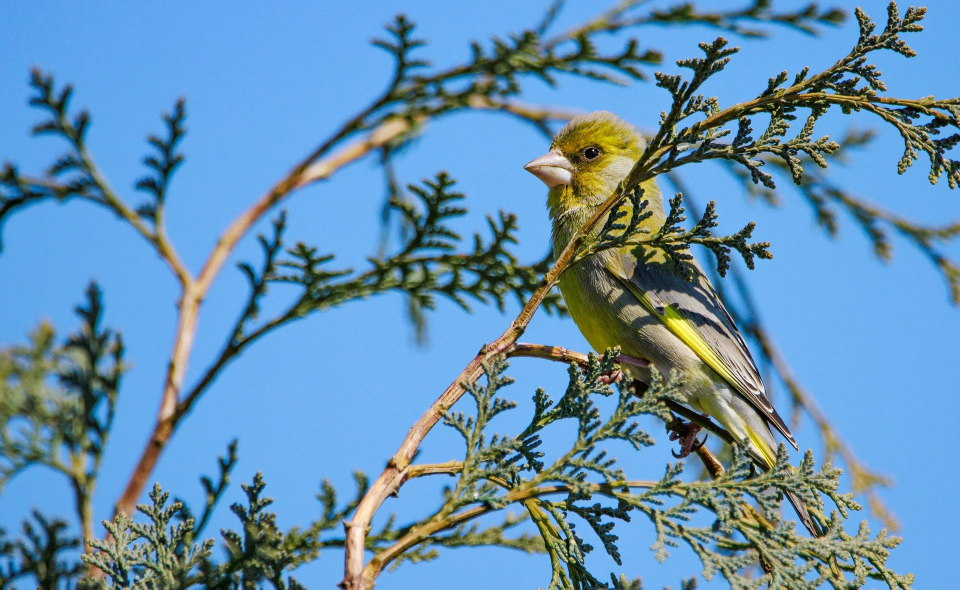
#> input picture img3.jpg, 1920 x 1179 px (shown at 1/2 size)
$ python 02.Cut_one_part_and_past_elsewhere.py
#> lines starting #> are read from the running program, lines starting #| are printed output that depends on the picture; after the words box and inside, x2 and y2 are one past the last pixel; in counts of white or black regions, pixels touching at a corner belong together
#modify an image
import cv2
img=cv2.imread("img3.jpg", 1)
#> img is the input picture: shape (1179, 1920, 3); mean B, G, R 176.2, 144.3, 100.8
img=cv2.resize(img,(0,0), fx=0.5,fy=0.5)
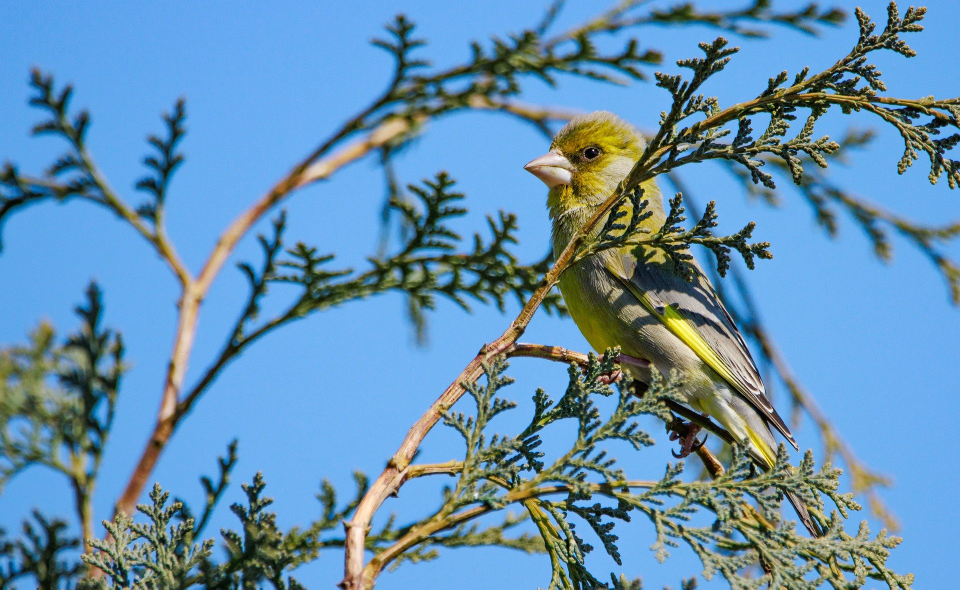
#> img: shape (590, 960, 3); mean B, G, R 176.3, 144.4, 101
print(img.shape)
#| (590, 960, 3)
#cut one part of imag and past it to another location
cut=img[200:300,300:400]
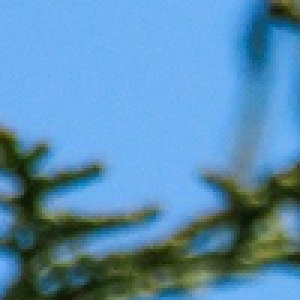
#> cut: shape (100, 100, 3) (shown 3 times larger); mean B, G, R 177.9, 141.5, 89.7
img[410:510,650:750]=cut
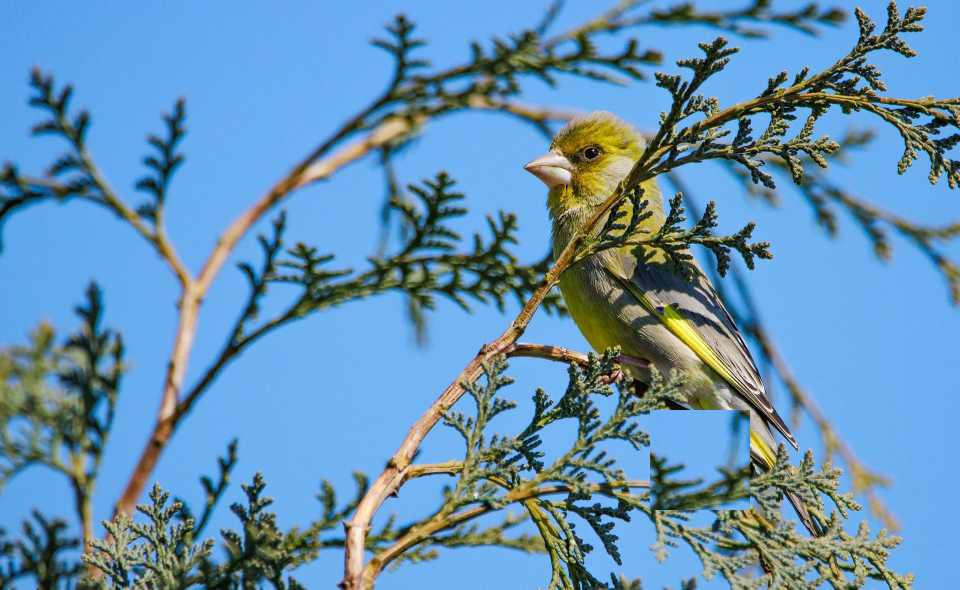
#> img: shape (590, 960, 3); 1.77% of pixels changed, all inside (x1, y1, x2, y2) = (650, 410, 750, 510)


cv2.imshow("image" ,img)
cv2.waitKey(0)
cv2.destroyAllWindows()
